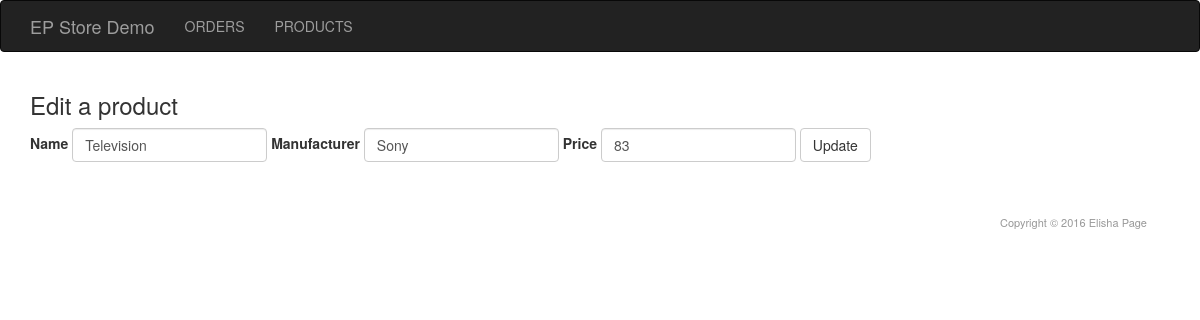
/products/editproduct/1, run on the app's committed database.
### tables this page shows
CREATE TABLE `products` (
  `id` int(11) NOT NULL,
  `name` varchar(100) NOT NULL,
  `manufacturer` varchar(100) NOT NULL,
  `price` int(11) NOT NULL
);

### public/index.php (called while the page is built, shortened)
<?php
require APP . 'core/controller.php';
$app = new Application();

### application/core/controller.php (called while the page is built, shortened)
<?php
class Controller
{
    public $db = null;
    private function openDatabaseConnection()
    {
        $options = array(PDO::ATTR_DEFAULT_FETCH_MODE => PDO::FETCH_OBJ, PDO::ATTR_ERRMODE => PDO::ERRMODE_WARNING);
        $this->db = new PDO(DB_TYPE . ':host=' . DB_HOST . ';dbname=' . DB_NAME . ';charset=' . DB_CHARSET, DB_USER, DB_PASS, $options);
    }
    public function loadModel()
    {
        require APP . 'model/model.php';
        $this->model = new Model($this->db);
    }
}

### application/model/model.php (called while the page is built, shortened)
<?php
class Model
{
    function __construct($db)
    {
        try {
            $this->db = $db;
        } catch (PDOException $e) {
            exit('Database connection could not be established.');
        }
    }
    public function getproduct($product_id)
    {
        $sql = "SELECT id, name, manufacturer, price FROM products WHERE id = :product_id LIMIT 1";
        $query = $this->db->prepare($sql);
        $parameters = array(':product_id' => $product_id);
        $query->execute($parameters);
        return $query->fetch();
    }
}

### application/view/products/edit.php (the view, shortened to what this page needs)
<div class="container">
    <div>
        <h3>Edit a product</h3>
        <form class="form-inline" action="<?php echo URL; ?>products/updateproduct" method="POST">
            <div class="form-group">
                <label for="name">Name</label>
                <input class="form-control" autofocus type="text" name="name" value="<?php echo htmlspecialchars($product->name, ENT_QUOTES, 'UTF-8'); ?>" required />
             </div>
            <div class="form-group">
                <label for="manufacturer">Manufacturer</label>
                <input class="form-control" type="text" name="manufacturer" value="<?php echo htmlspecialchars($product->manufacturer, ENT_QUOTES, 'UTF-8'); ?>" required />
            </div>
            <div class="form-group">
                <label for="price">Price</label>
                <input class="form-control" type="text" name="price" value="<?php echo htmlspecialchars($product->price, ENT_QUOTES, 'UTF-8'); ?>" />
            </div>
                <input class="btn btn-default" type="submit" name="submit_update_product" value="Update" />
        </form>
    </div>
</div>

### data on the page
products: name "Television", manufacturer "Sony", price "83"
